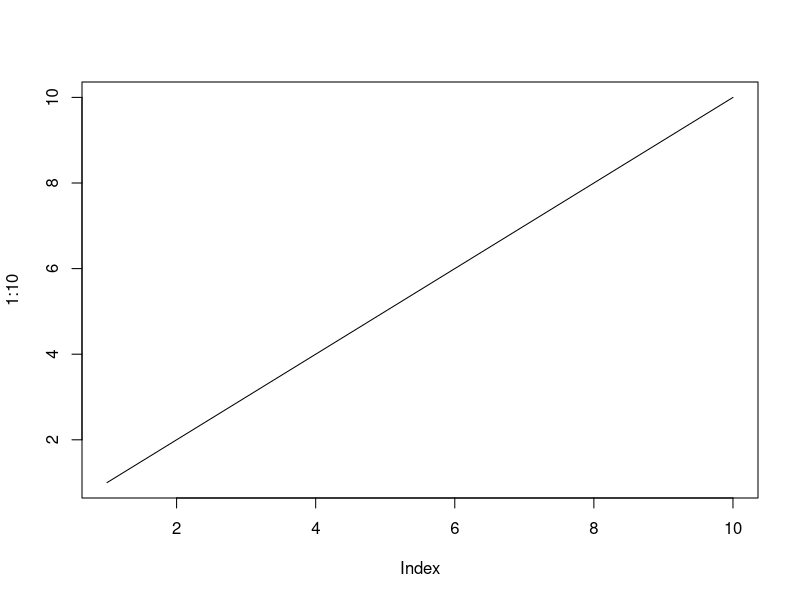
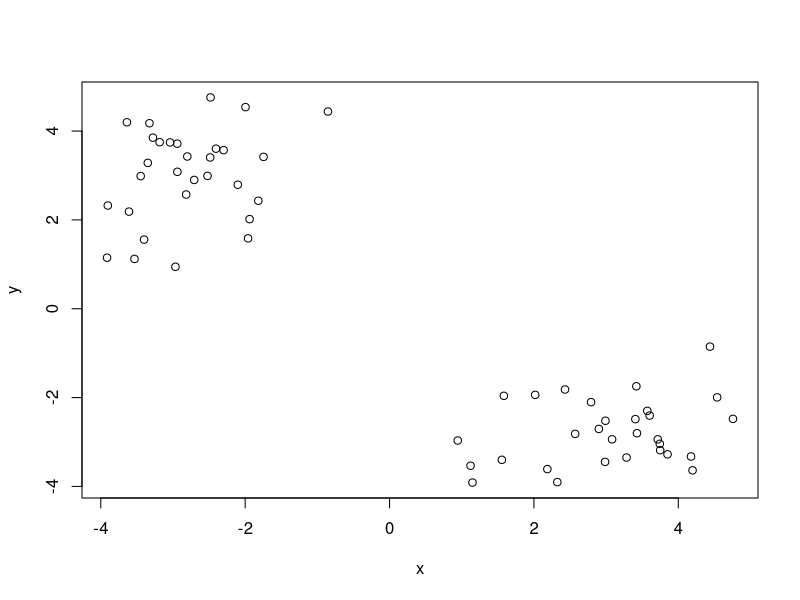
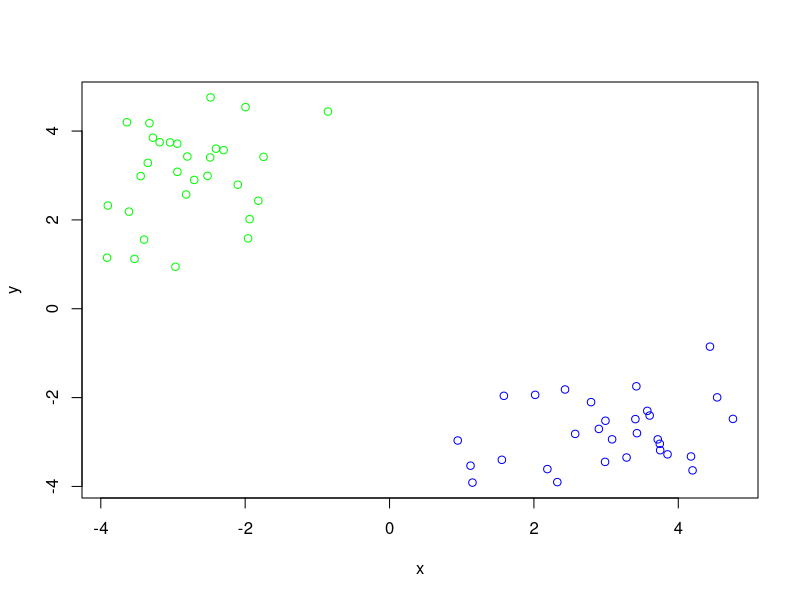
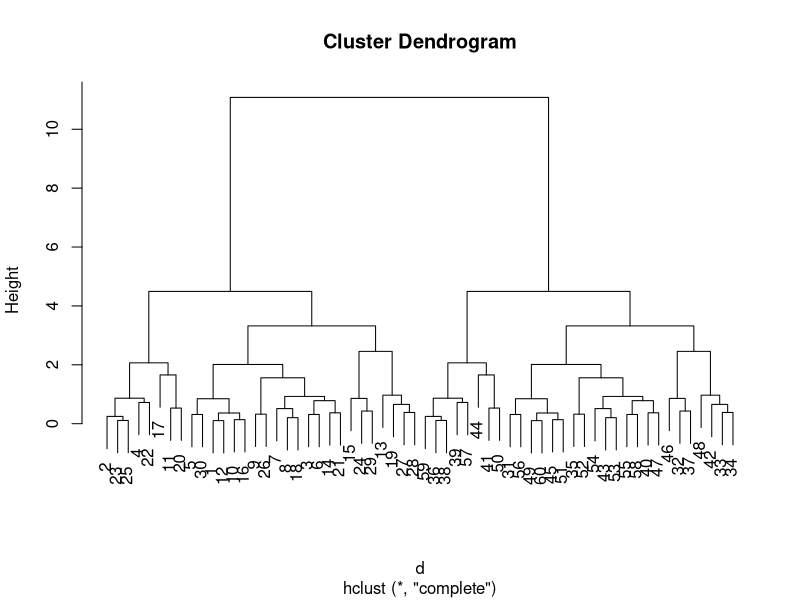
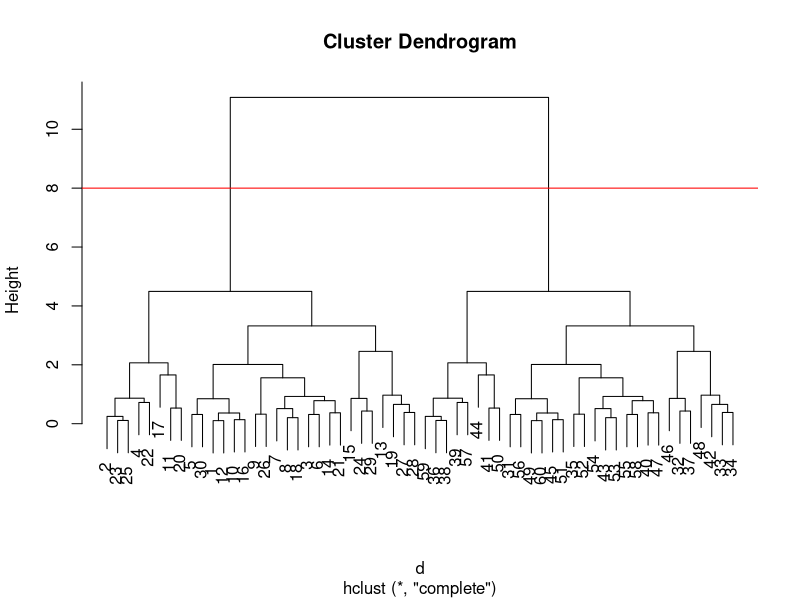
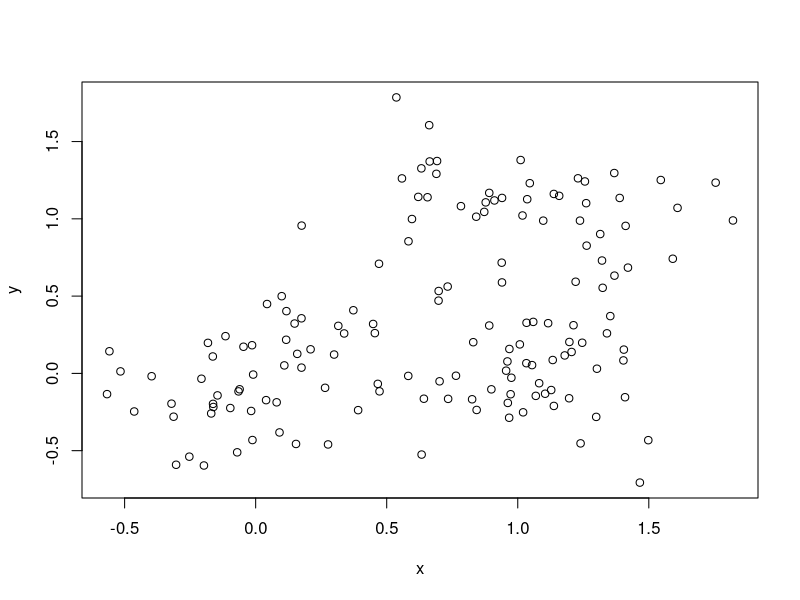
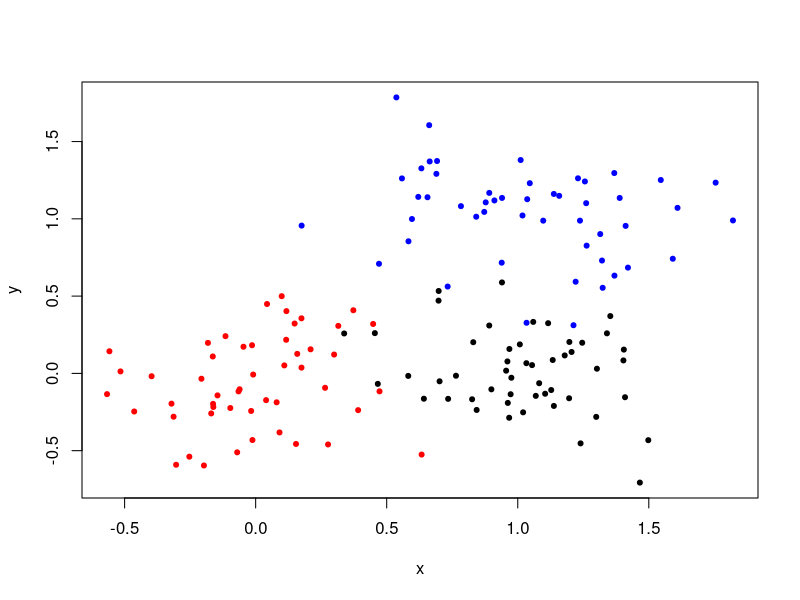
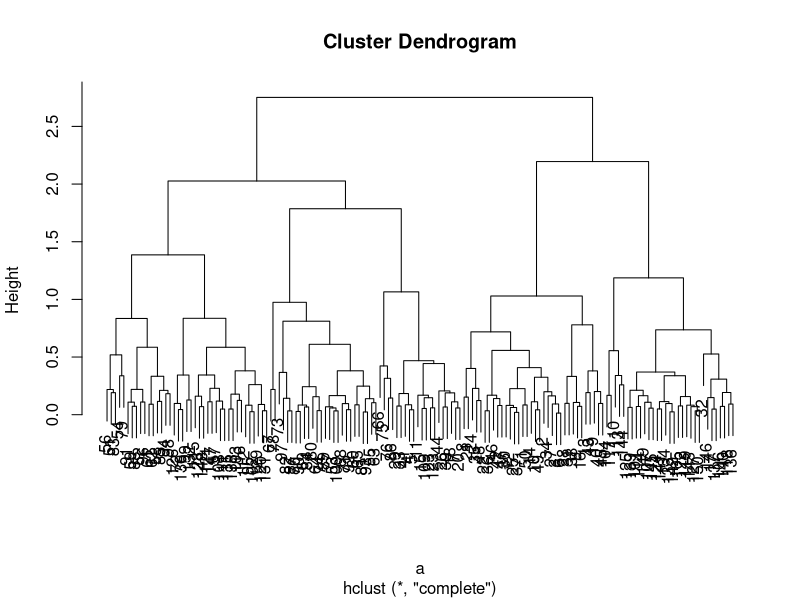

Here is the R script that generated these plots, in order:
## ---- chunk 1
knitr::opts_chunk$set(echo = TRUE)
## ---- chunk 2
#example plot to see how R markdown works
plot(1:10,type = "l")
## ---- chunk 3
tmp <- c(rnorm(30,-3), rnorm(30,3))
x <- cbind(x=tmp, y=rev(tmp))
plot(x)
## ---- chunk 4
#Use the kmeans() function setting k to 2 and nstart=20 # 
k <- kmeans(x, centers=2, nstart=20)
k
## ---- chunk 5
k$cluster
## ---- chunk 6
palette(c("blue","green"))
plot(x,col=k$cluster)
## ---- chunk 7
k3 <- kmeans(x,centers = 3,nstart = 20)
k3$ tot.withinss
k$ tot.withinss
## ---- chunk 8
d <- dist(x)
hc <- hclust(d)
plot(hc)
## ---- chunk 9
plot(hc)
#Draw a line on the dendrogram
abline(h=8,col="red")

#cut the tree to tyield cluster membrane vector
cutree(hc,h=8)
## ---- chunk 10
# Step 1. Generate some example data for clustering
x <- rbind(
 matrix(rnorm(100, mean=0, sd = 0.3), ncol = 2), # c1
 matrix(rnorm(100, mean = 1, sd = 0.3), ncol = 2), # c2
 matrix(c(rnorm(50, mean = 1, sd = 0.3), # c3
 rnorm(50, mean = 0, sd = 0.3)), ncol = 2))
colnames(x) <- c("x", "y")
# Step 2. Plot the data without clustering
plot(x)
# Step 3. Generate colors for known clusters
# (just so we can compare to hclust results)
col <- as.factor( rep(c("c1","c2","c3"), each=50) )
palette (c ("red","blue","black"))
plot(x, col=col,pch=20)
# Q. Use the dist(), hclust(), plot() and cutree()
a <- dist(x)
hc <- hclust(a)
plot(hc)
# functions to return 2 and 3 clusters
grp.2 <- cutree(hc,h=2.5)
grp.3 <- cutree(hc,h=2)
## ---- chunk 11
table(grp.3,col)
## ---- chunk 12
## Initialize a blank 100 row by 10 column matrix
mydata <- matrix(nrow=100, ncol=10)

## Lets label the rows gene1, gene2 etc. to gene100
rownames(mydata) <- paste("gene", 1:100, sep="")

## Lets label the first 5 columns wt1, wt2, wt3, wt4 and wt5
## and the last 5 ko1, ko2 etc. to ko5 (for "knock-out")
colnames(mydata) <- c( paste("wt", 1:5, sep=""),
 paste("ko", 1:5, sep="") )

## Fill in some fake read counts
for(i in 1:nrow(mydata)) {
 wt.values <- rpois(5, lambda=sample(x=10:1000, size=1))
 ko.values <- rpois(5, lambda=sample(x=10:1000, size=1))

 mydata[i,] <- c(wt.values, ko.values)
}
head(mydata)
## ---- chunk 13
pca <- prcomp(t(mydata),scale=T)
pca
## ---- chunk 14
## A basic PC1 vs PC2 2-D plot
plot(pca$x[,1], pca$x[,2]) 
## ---- chunk 15
## Precent variance is often more informative to look at
pca.var <- pca$sdev^2
pca.var.per <- round(pca.var/sum(pca.var)*100, 1)

pca.var.per
## ---- chunk 16
## A vector of colors for wt and ko samples
colvec <- colnames(mydata)
colvec[grep("wt", colvec)] <- "red"
colvec[grep("ko", colvec)] <- "blue"

plot(pca$x[,1], pca$x[,2], col=colvec, pch=16,
 xlab=paste0("PC1 (", pca.var.per[1], "%)"),
 ylab=paste0("PC2 (", pca.var.per[2], "%)"))
## ---- chunk 17
plot(pca$x[,1], pca$x[,2], col=colvec, pch=16,
 xlab=paste0("PC1 (", pca.var.per[1], "%)"),
 ylab=paste0("PC2 (", pca.var.per[2], "%)"))
## Click to identify which sample is which
identify(pca$x[,1], pca$x[,2], labels=colnames(mydata)) 
